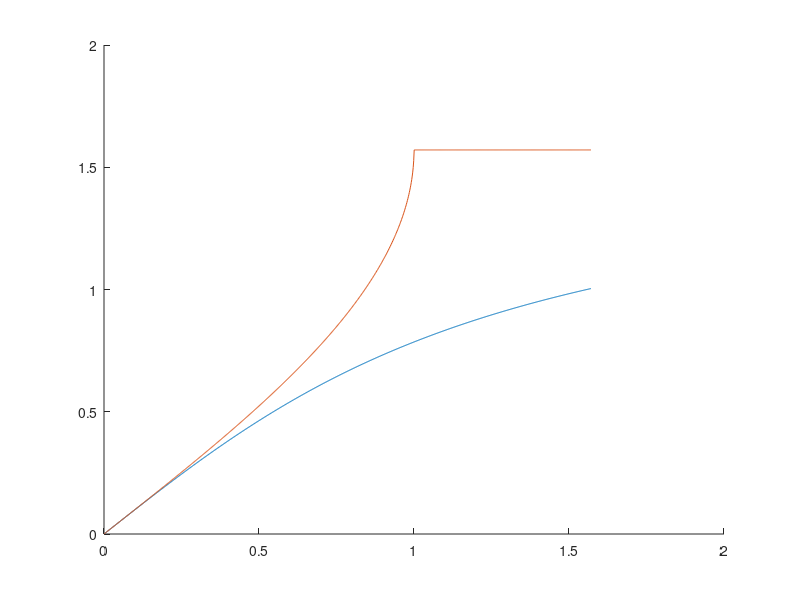

Write the MATLAB code that produced this figure.
tanx=[1000,1];
siny=[1000,1];
i = 1;
for phi=0:pi/2000:pi/2
    tanx(i) = atan(phi);
    siny(i) = asin(phi);
    i = i+1;
end
phi=0:pi/2000:pi/2
figure
hold on
plot(phi,tanx)
plot(phi,siny)
hold off